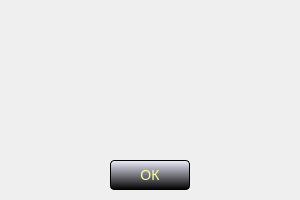
<?xml version="1.0" encoding="UTF-8"?>
<ui version="4.0">
 <class>Warning</class>
 <widget class="QDialog" name="Warning">
  <property name="windowModality">
   <enum>Qt::ApplicationModal</enum>
  </property>
  <property name="geometry">
   <rect>
    <x>0</x>
    <y>0</y>
    <width>300</width>
    <height>200</height>
   </rect>
  </property>
  <property name="minimumSize">
   <size>
    <width>300</width>
    <height>200</height>
   </size>
  </property>
  <property name="maximumSize">
   <size>
    <width>300</width>
    <height>200</height>
   </size>
  </property>
  <property name="contextMenuPolicy">
   <enum>Qt::NoContextMenu</enum>
  </property>
  <property name="windowTitle">
   <string>Внимание</string>
  </property>
  <property name="styleSheet">
   <string notr="true">background-image: url(:/source/fon1.png);</string>
  </property>
  <property name="locale">
   <locale language="Russian" country="Russia"/>
  </property>
  <property name="modal">
   <bool>true</bool>
  </property>
  <widget class="QPushButton" name="pushButton">
   <property name="geometry">
    <rect>
     <x>110</x>
     <y>160</y>
     <width>80</width>
     <height>30</height>
    </rect>
   </property>
   <property name="minimumSize">
    <size>
     <width>80</width>
     <height>30</height>
    </size>
   </property>
   <property name="maximumSize">
    <size>
     <width>80</width>
     <height>30</height>
    </size>
   </property>
   <property name="focusPolicy">
    <enum>Qt::NoFocus</enum>
   </property>
   <property name="contextMenuPolicy">
    <enum>Qt::NoContextMenu</enum>
   </property>
   <property name="styleSheet">
    <string notr="true">#pushButton {
font-size: 14px;
color: rgb(255, 255, 158);
border: 1px solid black;
border-radius: 4px;
background: white;
background-color: qlineargradient(spread:pad, x1:0, y1:0, x2:0, y2:1, stop:0 rgba(238, 238, 255, 255), stop:1 rgba(0, 0, 0, 255));
}

#pushButton:pressed {
font-size: 14px;
color: rgb(255, 255, 158);
background: white;
border: 1px solid black;
border-radius: 4px;
background-color: qlineargradient(spread:pad, x1:0, y1:0, x2:0, y2:1, stop:0 rgba(212, 209, 180, 0), stop:1 rgba(0, 0, 0, 255));
}</string>
   </property>
   <property name="text">
    <string>ОК</string>
   </property>
  </widget>
  <widget class="QLabel" name="label">
   <property name="geometry">
    <rect>
     <x>0</x>
     <y>0</y>
     <width>300</width>
     <height>151</height>
    </rect>
   </property>
   <property name="minimumSize">
    <size>
     <width>300</width>
     <height>151</height>
    </size>
   </property>
   <property name="maximumSize">
    <size>
     <width>300</width>
     <height>151</height>
    </size>
   </property>
   <property name="contextMenuPolicy">
    <enum>Qt::NoContextMenu</enum>
   </property>
   <property name="styleSheet">
    <string notr="true">color: rgb(255, 255, 158);
qproperty-alignment: AlignCenter;
background: transparent;
font-size: 14px;</string>
   </property>
   <property name="wordWrap">
    <bool>true</bool>
   </property>
  </widget>
 </widget>
 <resources/>
 <connections/>
</ui>
